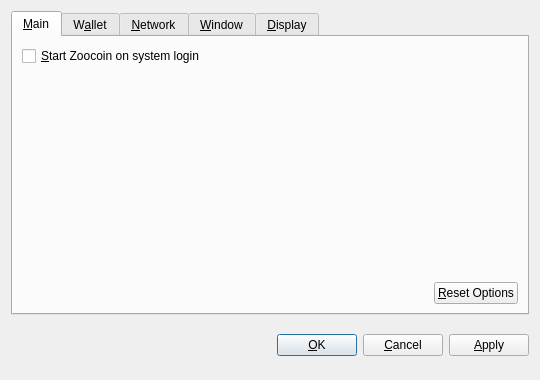
<?xml version="1.0" encoding="UTF-8"?>
<ui version="4.0">
 <class>OptionsDialog</class>
 <widget class="QDialog" name="OptionsDialog">
  <property name="geometry">
   <rect>
    <x>0</x>
    <y>0</y>
    <width>540</width>
    <height>380</height>
   </rect>
  </property>
  <property name="windowTitle">
   <string>Options</string>
  </property>
  <property name="modal">
   <bool>true</bool>
  </property>
  <layout class="QVBoxLayout" name="verticalLayout">
   <item>
    <widget class="QTabWidget" name="tabWidget">
     <property name="tabPosition">
      <enum>QTabWidget::North</enum>
     </property>
     <property name="currentIndex">
      <number>0</number>
     </property>
     <widget class="QWidget" name="tabMain">
      <attribute name="title">
       <string>&amp;Main</string>
      </attribute>
      <layout class="QVBoxLayout" name="verticalLayout_Main">
       <item>
        <widget class="QCheckBox" name="bitcoinAtStartup">
         <property name="toolTip">
          <string>Automatically start Zoocoin after logging in to the system.</string>
         </property>
         <property name="text">
          <string>&amp;Start Zoocoin on system login</string>
         </property>
        </widget>
       </item>
       <item>
        <spacer name="verticalSpacer_Main">
         <property name="orientation">
          <enum>Qt::Vertical</enum>
         </property>
         <property name="sizeHint" stdset="0">
          <size>
           <width>20</width>
           <height>40</height>
          </size>
         </property>
        </spacer>
       </item>
       <item>
        <layout class="QHBoxLayout" name="horizontalLayout_2_Main">
         <item>
          <spacer name="horizontalSpacer_2_Main">
           <property name="orientation">
            <enum>Qt::Horizontal</enum>
           </property>
           <property name="sizeHint" stdset="0">
            <size>
             <width>40</width>
             <height>20</height>
            </size>
           </property>
          </spacer>
         </item>
         <item>
          <widget class="QPushButton" name="resetButton">
           <property name="toolTip">
            <string>Reset all client options to default.</string>
           </property>
           <property name="text">
            <string>&amp;Reset Options</string>
           </property>
           <property name="autoDefault">
            <bool>false</bool>
           </property>
          </widget>
         </item>
        </layout>
       </item>
      </layout>
     </widget>
     <widget class="QWidget" name="tabWallet">
      <attribute name="title">
       <string>W&amp;allet</string>
      </attribute>
      <layout class="QVBoxLayout" name="verticalLayout_Network">
       <item>
        <widget class="QLabel" name="transactionFeeInfoLabel">
         <property name="text">
          <string>Optional transaction fee per kB that helps make sure your transactions are processed quickly. Most transactions are 1 kB.</string>
         </property>
         <property name="textFormat">
          <enum>Qt::PlainText</enum>
         </property>
         <property name="wordWrap">
          <bool>true</bool>
         </property>
        </widget>
       </item>
       <item>
        <layout class="QHBoxLayout" name="horizontalLayout_1_Main">
         <item>
          <widget class="QLabel" name="transactionFeeLabel">
           <property name="text">
            <string>Pay transaction &amp;fee</string>
           </property>
           <property name="textFormat">
            <enum>Qt::PlainText</enum>
           </property>
           <property name="buddy">
            <cstring>transactionFee</cstring>
           </property>
          </widget>
         </item>
         <item>
          <widget class="BitcoinAmountField" name="transactionFee"/>
         </item>
         <item>
          <spacer name="horizontalSpacer_1_Main">
           <property name="orientation">
            <enum>Qt::Horizontal</enum>
           </property>
           <property name="sizeHint" stdset="0">
            <size>
             <width>40</width>
             <height>20</height>
            </size>
           </property>
          </spacer>
         </item>
        </layout>
       </item>
       <item>
        <widget class="QLabel" name="label">
         <property name="text">
          <string>If you disable the spending of unconfirmed change, the change from a transaction cannot be used until that transaction has at least one confirmation. This also affects how your balance is computed.</string>
         </property>
         <property name="wordWrap">
          <bool>true</bool>
         </property>
        </widget>
       </item>
       <item>
        <widget class="QCheckBox" name="spendZeroConfChange">
         <property name="text">
          <string>Spend unconfirmed change  (experts only)</string>
         </property>
        </widget>
       </item>
       <item>
        <spacer name="verticalSpacer">
         <property name="orientation">
          <enum>Qt::Vertical</enum>
         </property>
         <property name="sizeHint" stdset="0">
          <size>
           <width>20</width>
           <height>40</height>
          </size>
         </property>
        </spacer>
       </item>
      </layout>
     </widget>
     <widget class="QWidget" name="tabNetwork">
      <attribute name="title">
       <string>&amp;Network</string>
      </attribute>
      <layout class="QVBoxLayout" name="verticalLayout_Network">
       <item>
        <widget class="QCheckBox" name="mapPortUpnp">
         <property name="toolTip">
          <string>Automatically open the Zoocoin client port on the router. This only works when your router supports UPnP and it is enabled.</string>
         </property>
         <property name="text">
          <string>Map port using &amp;UPnP</string>
         </property>
        </widget>
       </item>
       <item>
        <widget class="QCheckBox" name="connectSocks">
         <property name="toolTip">
          <string>Connect to the Zoocoin network through a SOCKS proxy (e.g. when connecting through Tor).</string>
         </property>
         <property name="text">
          <string>&amp;Connect through SOCKS proxy:</string>
         </property>
        </widget>
       </item>
       <item>
        <layout class="QHBoxLayout" name="horizontalLayout_Network">
         <item>
          <widget class="QLabel" name="proxyIpLabel">
           <property name="text">
            <string>Proxy &amp;IP:</string>
           </property>
           <property name="textFormat">
            <enum>Qt::PlainText</enum>
           </property>
           <property name="buddy">
            <cstring>proxyIp</cstring>
           </property>
          </widget>
         </item>
         <item>
          <widget class="QValidatedLineEdit" name="proxyIp">
           <property name="maximumSize">
            <size>
             <width>140</width>
             <height>16777215</height>
            </size>
           </property>
           <property name="toolTip">
            <string>IP address of the proxy (e.g. 127.0.0.1)</string>
           </property>
          </widget>
         </item>
         <item>
          <widget class="QLabel" name="proxyPortLabel">
           <property name="text">
            <string>&amp;Port:</string>
           </property>
           <property name="textFormat">
            <enum>Qt::PlainText</enum>
           </property>
           <property name="buddy">
            <cstring>proxyPort</cstring>
           </property>
          </widget>
         </item>
         <item>
          <widget class="QLineEdit" name="proxyPort">
           <property name="maximumSize">
            <size>
             <width>55</width>
             <height>16777215</height>
            </size>
           </property>
           <property name="toolTip">
            <string>Port of the proxy (e.g. 9050)</string>
           </property>
          </widget>
         </item>
         <item>
          <widget class="QLabel" name="socksVersionLabel">
           <property name="text">
            <string>SOCKS &amp;Version:</string>
           </property>
           <property name="textFormat">
            <enum>Qt::PlainText</enum>
           </property>
           <property name="buddy">
            <cstring>socksVersion</cstring>
           </property>
          </widget>
         </item>
         <item>
          <widget class="QValueComboBox" name="socksVersion">
           <property name="toolTip">
            <string>SOCKS version of the proxy (e.g. 5)</string>
           </property>
          </widget>
         </item>
         <item>
          <spacer name="horizontalSpacer_Network">
           <property name="orientation">
            <enum>Qt::Horizontal</enum>
           </property>
           <property name="sizeHint" stdset="0">
            <size>
             <width>40</width>
             <height>20</height>
            </size>
           </property>
          </spacer>
         </item>
        </layout>
       </item>
       <item>
        <spacer name="verticalSpacer_Network">
         <property name="orientation">
          <enum>Qt::Vertical</enum>
         </property>
         <property name="sizeHint" stdset="0">
          <size>
           <width>20</width>
           <height>40</height>
          </size>
         </property>
        </spacer>
       </item>
      </layout>
     </widget>
     <widget class="QWidget" name="tabWindow">
      <attribute name="title">
       <string>&amp;Window</string>
      </attribute>
      <layout class="QVBoxLayout" name="verticalLayout_Window">
       <item>
        <widget class="QCheckBox" name="minimizeToTray">
         <property name="toolTip">
          <string>Show only a tray icon after minimizing the window.</string>
         </property>
         <property name="text">
          <string>&amp;Minimize to the tray instead of the taskbar</string>
         </property>
        </widget>
       </item>
       <item>
        <widget class="QCheckBox" name="minimizeOnClose">
         <property name="toolTip">
          <string>Minimize instead of exit the application when the window is closed. When this option is enabled, the application will be closed only after selecting Quit in the menu.</string>
         </property>
         <property name="text">
          <string>M&amp;inimize on close</string>
         </property>
        </widget>
       </item>
       <item>
        <spacer name="verticalSpacer_Window">
         <property name="orientation">
          <enum>Qt::Vertical</enum>
         </property>
         <property name="sizeHint" stdset="0">
          <size>
           <width>20</width>
           <height>40</height>
          </size>
         </property>
        </spacer>
       </item>
      </layout>
     </widget>
     <widget class="QWidget" name="tabDisplay">
      <attribute name="title">
       <string>&amp;Display</string>
      </attribute>
      <layout class="QVBoxLayout" name="verticalLayout_Display">
       <item>
        <layout class="QHBoxLayout" name="horizontalLayout_1_Display">
         <item>
          <widget class="QLabel" name="langLabel">
           <property name="text">
            <string>User Interface &amp;language:</string>
           </property>
           <property name="textFormat">
            <enum>Qt::PlainText</enum>
           </property>
           <property name="buddy">
            <cstring>lang</cstring>
           </property>
          </widget>
         </item>
         <item>
          <widget class="QValueComboBox" name="lang">
           <property name="toolTip">
            <string>The user interface language can be set here. This setting will take effect after restarting Zoocoin.</string>
           </property>
          </widget>
         </item>
        </layout>
       </item>
       <item>
        <layout class="QHBoxLayout" name="horizontalLayout_2_Display">
         <item>
          <widget class="QLabel" name="unitLabel">
           <property name="text">
            <string>&amp;Unit to show amounts in:</string>
           </property>
           <property name="textFormat">
            <enum>Qt::PlainText</enum>
           </property>
           <property name="buddy">
            <cstring>unit</cstring>
           </property>
          </widget>
         </item>
         <item>
          <widget class="QValueComboBox" name="unit">
           <property name="toolTip">
            <string>Choose the default subdivision unit to show in the interface and when sending coins.</string>
           </property>
          </widget>
         </item>
        </layout>
       </item>
       <item>
        <widget class="QCheckBox" name="displayAddresses">
         <property name="toolTip">
          <string>Whether to show Zoocoin addresses in the transaction list or not.</string>
         </property>
         <property name="text">
          <string>&amp;Display addresses in transaction list</string>
         </property>
        </widget>
       </item>
       <item>
        <widget class="QCheckBox" name="coinControlFeatures">
         <property name="toolTip">
          <string>Whether to show coin control features or not.</string>
         </property>
         <property name="text">
          <string>Display coin &amp;control features (experts only!)</string>
         </property>
        </widget>
       </item>
       <item>
        <spacer name="verticalSpacer_Display">
         <property name="orientation">
          <enum>Qt::Vertical</enum>
         </property>
         <property name="sizeHint" stdset="0">
          <size>
           <width>20</width>
           <height>40</height>
          </size>
         </property>
        </spacer>
       </item>
      </layout>
     </widget>
    </widget>
   </item>
   <item>
    <layout class="QHBoxLayout" name="horizontalLayout_Buttons">
     <item>
      <spacer name="horizontalSpacer_1">
       <property name="orientation">
        <enum>Qt::Horizontal</enum>
       </property>
       <property name="sizeHint" stdset="0">
        <size>
         <width>40</width>
         <height>48</height>
        </size>
       </property>
      </spacer>
     </item>
     <item>
      <widget class="QLabel" name="statusLabel">
       <property name="font">
        <font>
         <weight>75</weight>
         <bold>true</bold>
        </font>
       </property>
       <property name="text">
        <string/>
       </property>
       <property name="textFormat">
        <enum>Qt::PlainText</enum>
       </property>
       <property name="wordWrap">
        <bool>true</bool>
       </property>
      </widget>
     </item>
     <item>
      <spacer name="horizontalSpacer_2">
       <property name="orientation">
        <enum>Qt::Horizontal</enum>
       </property>
       <property name="sizeHint" stdset="0">
        <size>
         <width>40</width>
         <height>48</height>
        </size>
       </property>
      </spacer>
     </item>
     <item>
      <widget class="QPushButton" name="okButton">
       <property name="text">
        <string>&amp;OK</string>
       </property>
      </widget>
     </item>
     <item>
      <widget class="QPushButton" name="cancelButton">
       <property name="text">
        <string>&amp;Cancel</string>
       </property>
       <property name="autoDefault">
        <bool>false</bool>
       </property>
      </widget>
     </item>
     <item>
      <widget class="QPushButton" name="applyButton">
       <property name="text">
        <string>&amp;Apply</string>
       </property>
       <property name="autoDefault">
        <bool>false</bool>
       </property>
      </widget>
     </item>
    </layout>
   </item>
  </layout>
 </widget>
 <customwidgets>
  <customwidget>
   <class>BitcoinAmountField</class>
   <extends>QSpinBox</extends>
   <header>bitcoinamountfield.h</header>
  </customwidget>
  <customwidget>
   <class>QValueComboBox</class>
   <extends>QComboBox</extends>
   <header>qvaluecombobox.h</header>
  </customwidget>
  <customwidget>
   <class>QValidatedLineEdit</class>
   <extends>QLineEdit</extends>
   <header>qvalidatedlineedit.h</header>
  </customwidget>
 </customwidgets>
 <resources/>
 <connections/>
</ui>
